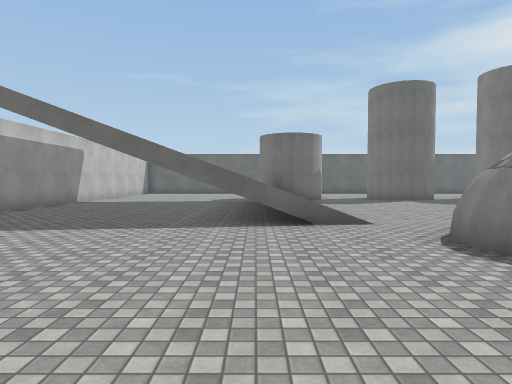
view 1 (above)

18 first-person views from a walk through a 3-D level made in the Unity game engine. The camera is 1.5 m above the floor, tilts 2° down and sees 75° across. The floor is counted in squares, 2 m on a side. Each view is taken from the middle of a square. On the plan, view 1 faces up. The plan holds only what a view shows up to about 11 squares ahead; the rest is blank. The place goes on beyond the plan. The player is left out. Surface patterns are stand-ins for the level's own textures.

view 2
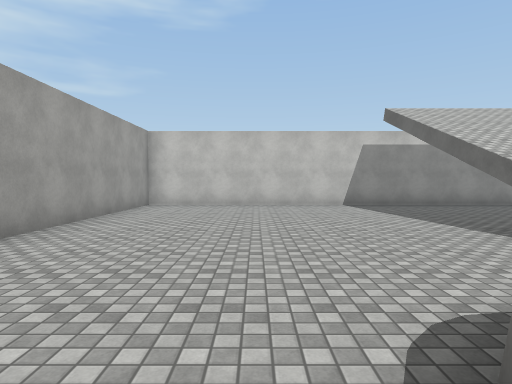

view 3
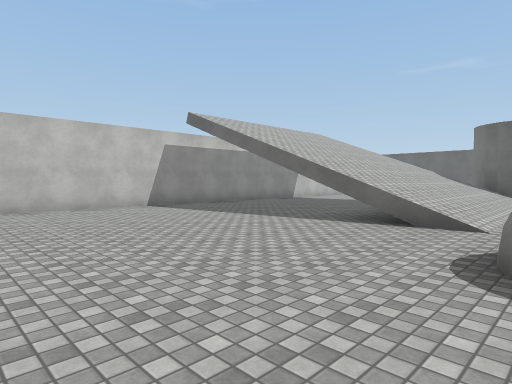

view 4
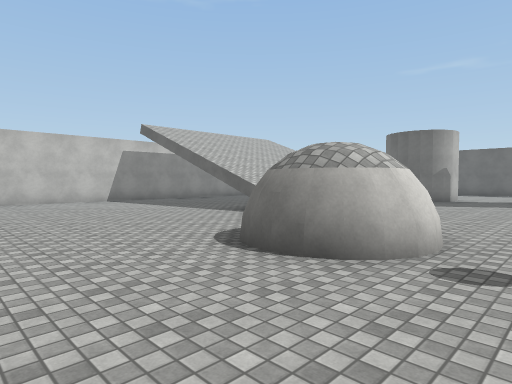

view 5
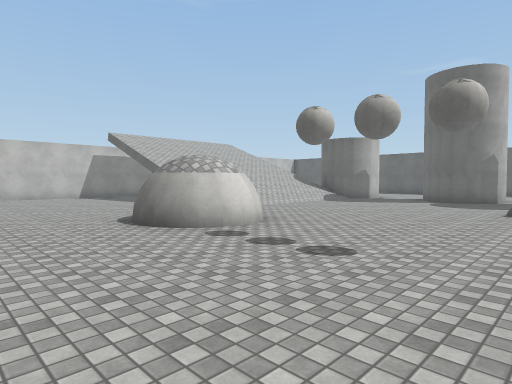

view 6
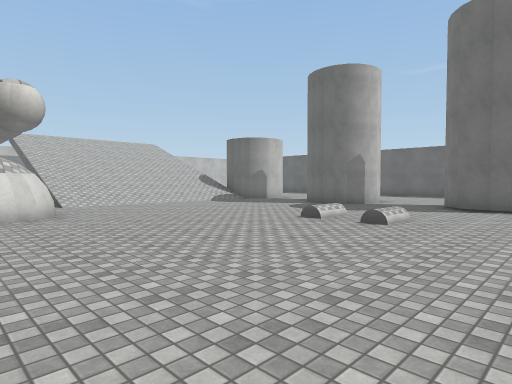

view 7
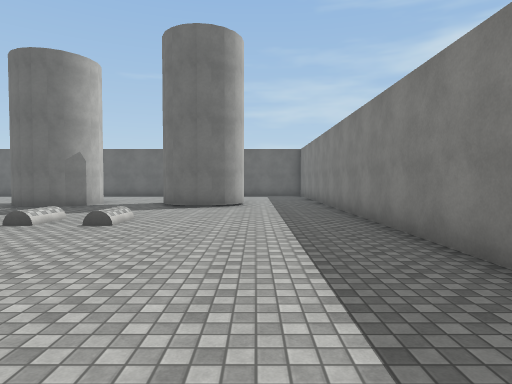

view 8
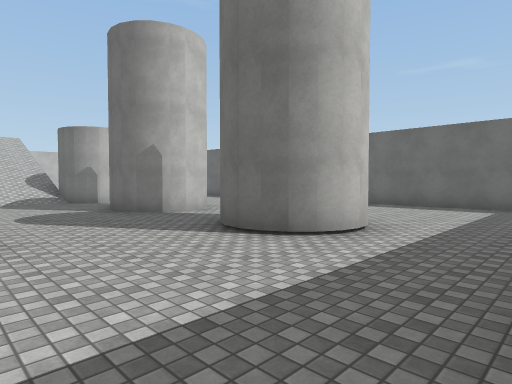

view 9
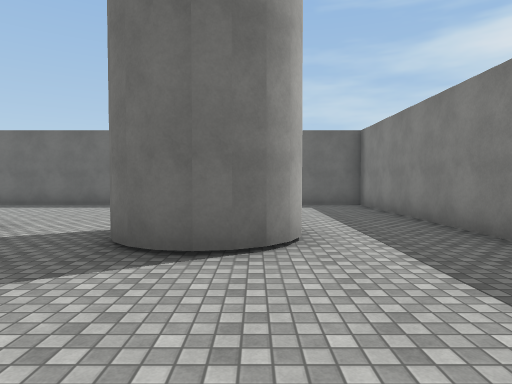

view 10
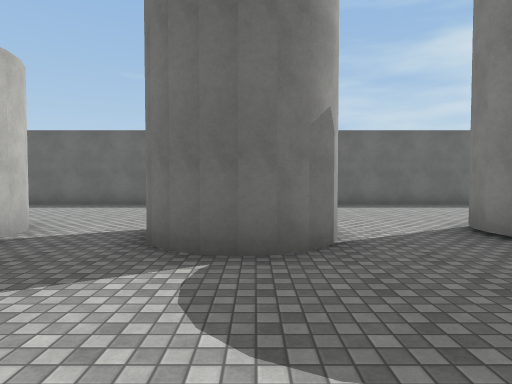

view 11
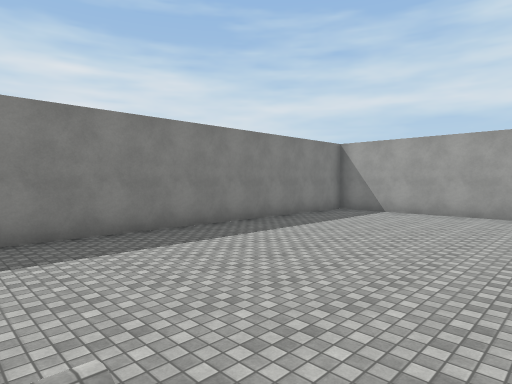

view 12
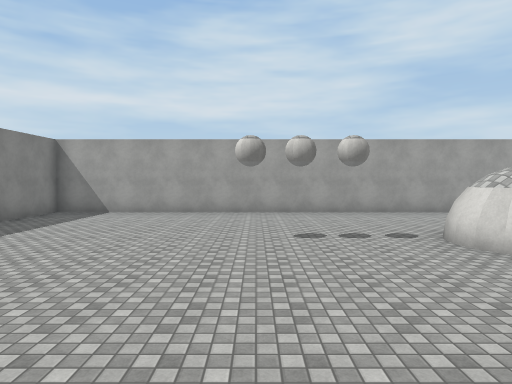

view 13
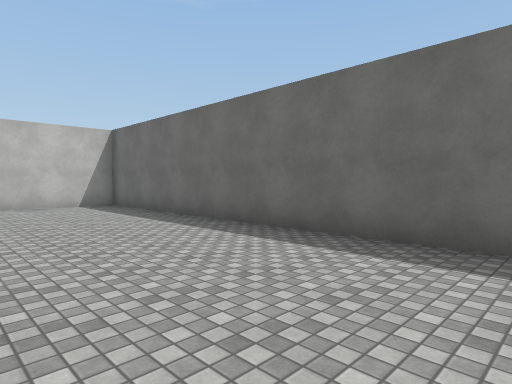

view 14
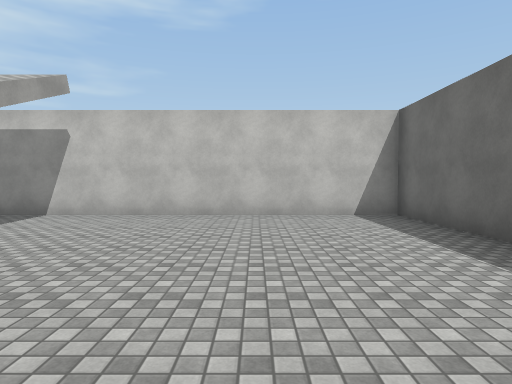

view 15
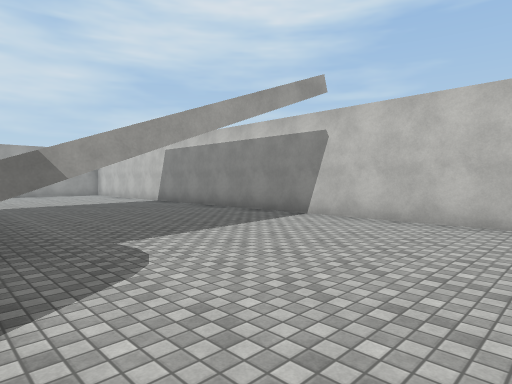

view 16
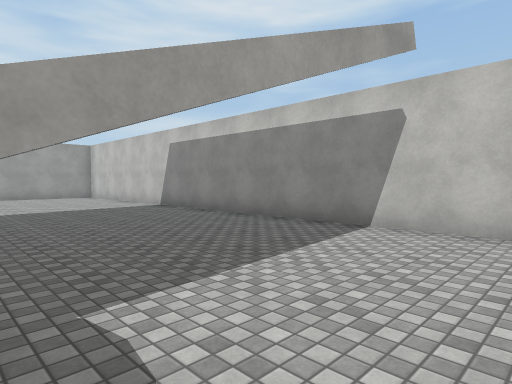

view 17
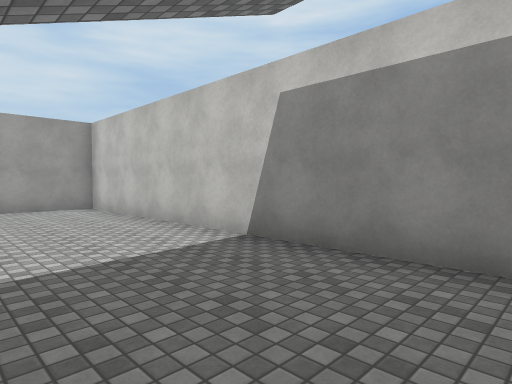

view 18
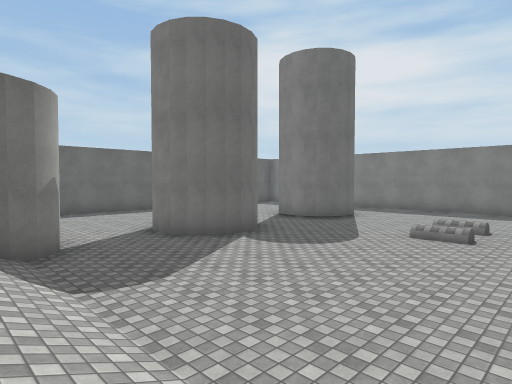

### Floor plan
Key: @ floor where view 1 was taken; # wall or solid block; . floor; / step, stairs or slope.
Columns run from 7 left of view 1 to 15 right of it. Each row starts with its distance up from view 1.
 19 #######################
 18 #.....................#
 17 #.....................#
 16 #.....................#
 15 #.....................#
 14 #....... #..###..##...#
 13 #.......##..###..##...#
 12 #.....////............#
 11 #.....////............#
 10 #.....////............#
  9 #.....////.....//.....#
  8 #.....////............#
  7 #.....////............#
  6 #.....////............#
  5 #..........#..........#
  4 #.........##..........#
  3 #.........##..........#
  2 #.....................#
  1 #.....................#
  0 #......@..............#
 -1 #.....................#
 -2 #######################

Where each view was taken, in squares from view 1:
view 1: 0 up, 0 right, facing up
view 2: 2 up, 4 right, facing left
view 3: 0 up, 3 right, facing up-left
view 4: 0 up, 6 right, facing up-left
view 5: 0 up, 9 right, facing up-left
view 6: 3 up, 12 right, facing up-left
view 7: 3 up, 12 right, facing up
view 8: 9 up, 14 right, facing up-left
view 9: 9 up, 11 right, facing up
view 10: 9 up, 6 right, facing up
view 11: 9 up, 8 right, facing down-right
view 12: 9 up, 8 right, facing down
view 13: 15 up, 4 right, facing up-left
view 14: 16 up, 1 right, facing left
view 15: 16 up, 0 right, facing down-left
view 16: 14 up, 1 left, facing down-left
view 17: 8 up, 3 left, facing down-left
view 18: 7 up, 1 right, facing up-right
